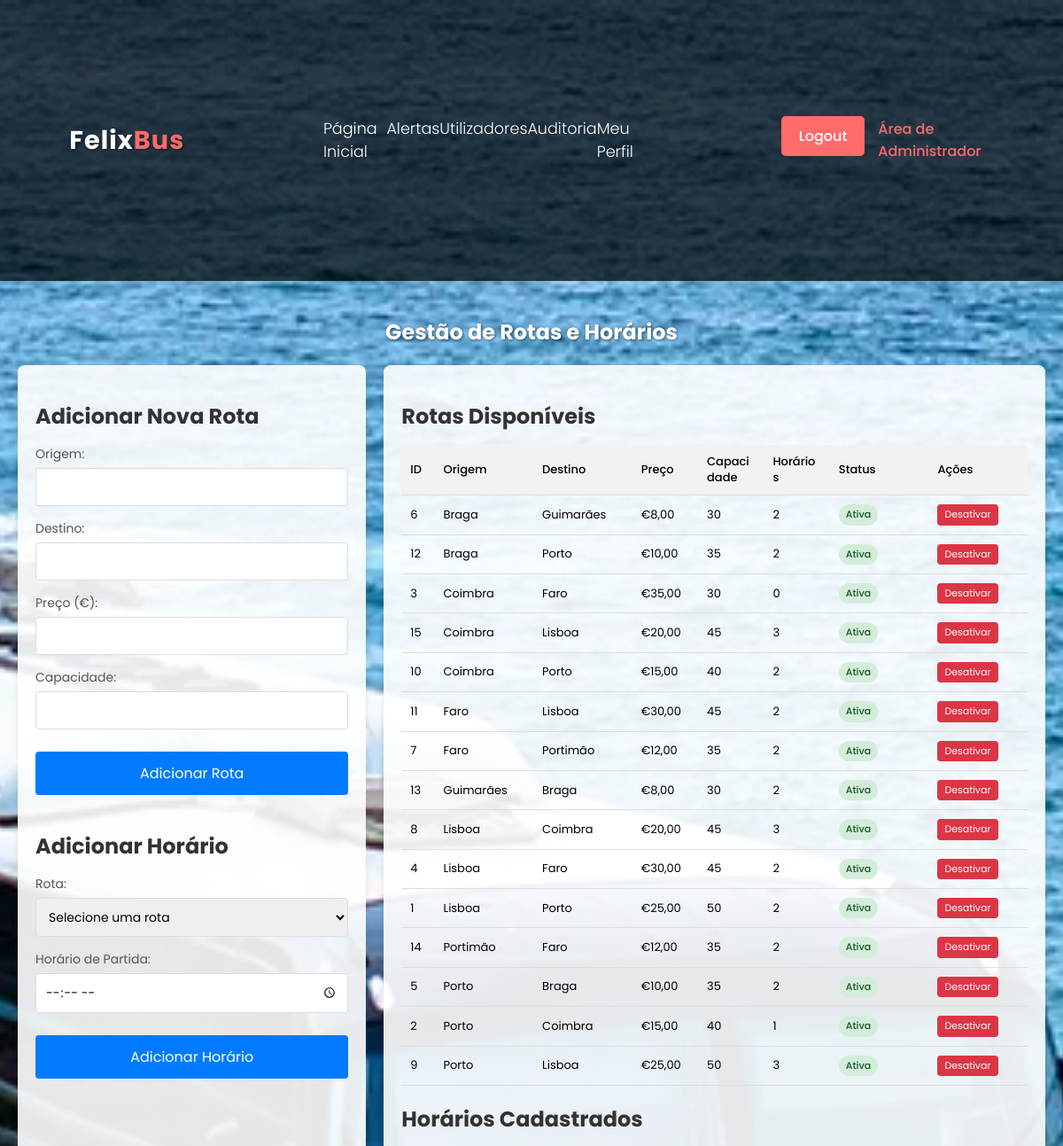
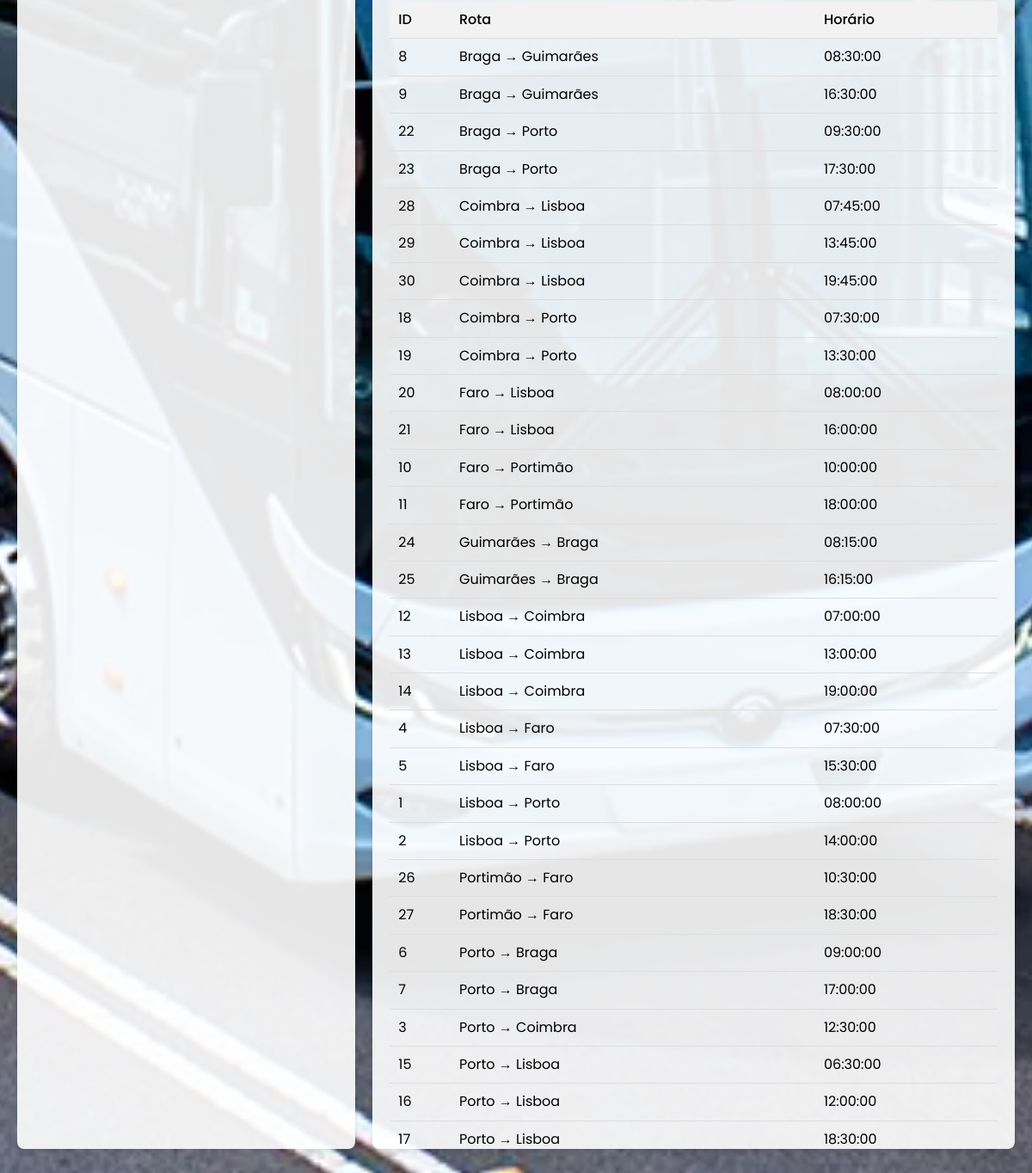
The app's page /paginas/gerir_rotas.php (signed in) with its own data (2 pictures, top to bottom).
### tables this page shows
CREATE TABLE rotas (
    id INT AUTO_INCREMENT PRIMARY KEY,
    origem VARCHAR(100) NOT NULL,
    destino VARCHAR(100) NOT NULL,
    preco DECIMAL(10,2) NOT NULL,
    capacidade INT NOT NULL,  
    disponivel INT NOT NULL DEFAULT 1  
);

CREATE TABLE horarios (
    id INT AUTO_INCREMENT PRIMARY KEY,
    id_rota INT NOT NULL,
    horario_partida TIME NOT NULL,  
    FOREIGN KEY (id_rota) REFERENCES rotas(id)
);

### paginas/gerir_rotas.php (the view, shortened to what this page needs)
<?php
$sql_rotas = "SELECT r.*,
              (SELECT COUNT(*) FROM horarios WHERE id_rota = r.id) as total_horarios
              FROM rotas r
              ORDER BY r.origem, r.destino";
$result_rotas = mysqli_query($conn, $sql_rotas);
$sql_horarios = "SELECT h.*, r.origem, r.destino
                FROM horarios h
                JOIN rotas r ON h.id_rota = r.id
                ORDER BY r.origem, r.destino, h.horario_partida";
$result_horarios = mysqli_query($conn, $sql_horarios);
?>
<!DOCTYPE html>
<html lang="pt">
<head>
    <link rel="stylesheet" href="gerir_rotas.css">
</head>
<body>
    <nav>
        <div class="logo">
            <h1>Felix<span>Bus</span></h1>
        </div>
        <div class="links">
            <div class="link"> <a href="pg_admin.php">Página Inicial</a></div>
            <div class="link"> <a href="gerir_alertas.php">Alertas</a></div>
            <div class="link"> <a href="gerir_utilizadores.php">Utilizadores</a></div>
            <div class="link"> <a href="auditoria_transacoes.php">Auditoria</a></div>
            <div class="link"> <a href="perfil_admin.php">Meu Perfil</a></div>
        </div>
        <div class="buttons">
            <div class="btn"><a href="logout.php"><button>Logout</button></a></div>
            <div class="btn-admin">Área de Administrador</div>
        </div>
    </nav>
    <section>
        <h1>Gestão de Rotas e Horários</h1>
        <div class="container">
            <div class="form-container">
                <h2>Adicionar Nova Rota</h2>
                <form method="post" action="gerir_rotas.php">
                    <div class="form-group">
                        <label for="origem">Origem:</label>
                        <input type="text" id="origem" name="origem" required>
                    </div>
                    <div class="form-group">
                        <label for="destino">Destino:</label>
                        <input type="text" id="destino" name="destino" required>
                    </div>
                    <div class="form-group">
                        <label for="preco">Preço (€):</label>
                        <input type="number" id="preco" name="preco" step="0.01" min="0.01" required>
                    </div>
                    <div class="form-group">
                        <label for="capacidade">Capacidade:</label>
                        <input type="number" id="capacidade" name="capacidade" min="1" required>
                    </div>
                    <button type="submit" name="adicionar_rota">Adicionar Rota</button>
                </form>
                <h2>Adicionar Horário</h2>
                <form method="post" action="gerir_rotas.php">
                    <div class="form-group">
                        <label for="id_rota">Rota:</label>
                        <select id="id_rota" name="id_rota" required>
                            <option value="">Selecione uma rota</option>
                            <?php
                            mysqli_data_seek($result_rotas, 0);
                            ?>
                        </select>
                    </div>
                    <div class="form-group">
                        <label for="horario_partida">Horário de Partida:</label>
                        <input type="time" id="horario_partida" name="horario_partida" required>
                    </div>
                    <button type="submit" name="adicionar_horario">Adicionar Horário</button>
                </form>
            </div>
            <div class="tables-container">
                <h2>Rotas Disponíveis</h2>
                <table class="rotas-table">
                    <thead>
                        <tr>
                            <th>ID</th>
                            <th>Origem</th>
                            <th>Destino</th>
                            <th>Preço</th>
                            <th>Capacidade</th>
                            <th>Horários</th>
                            <th>Status</th>
                            <th>Ações</th>
                        </tr>
                    </thead>
                    <tbody>
                        <?php
                        mysqli_data_seek($result_rotas, 0);
                        while ($rota = mysqli_fetch_assoc($result_rotas)):
                        ?>
                            <tr>
                                <td><?php echo $rota['id']; ?></td>
                                <td><?php echo htmlspecialchars($rota['origem']); ?></td>
                                <td><?php echo htmlspecialchars($rota['destino']); ?></td>
                                <td>€<?php echo number_format($rota['preco'], 2, ',', '.'); ?></td>
                                <td><?php echo $rota['capacidade']; ?></td>
                                <td><?php echo $rota['total_horarios']; ?></td>
                                <td>
                                    <span class="status-badge <?php echo $rota['disponivel'] ? 'active' : 'inactive'; ?>">
                                        <?php echo $rota['disponivel'] ? 'Ativa' : 'Inativa'; ?>
                                    </span>
                                </td>
                                <td>
                                    <?php if ($rota['disponivel']): ?>
                                        <a href="?toggle=0&id=<?php echo $rota['id']; ?>" class="action-btn deactivate">Desativar</a>
                                    <?php else: ?>
                                        <a href="?toggle=1&id=<?php echo $rota['id']; ?>" class="action-btn activate">Ativar</a>
                                    <?php endif; ?>
                                </td>
                            </tr>
                        <?php endwhile; ?>
                    </tbody>
                </table>
                <h2>Horários Cadastrados</h2>
                <table class="horarios-table">
                    <thead>
                        <tr>
                            <th>ID</th>
                            <th>Rota</th>
                            <th>Horário</th>
                        </tr>
                    </thead>
                    <tbody>
                        <?php while ($horario = mysqli_fetch_assoc($result_horarios)): ?>
                            <tr>
                                <td><?php echo $horario['id']; ?></td>
                                <td><?php echo htmlspecialchars($horario['origem'] . ' → ' . $horario['destino']); ?></td>
                                <td><?php echo $horario['horario_partida']; ?></td>
                            </tr>
                        <?php endwhile; ?>
                    </tbody>
                </table>
            </div>
        </div>
    </section>
</body>
</html>

### paginas/gerir_rotas.css (style rules this page uses)
* { padding: 0; margin: 0; font-family: 'Poppins', sans-serif; box-sizing: border-box; }
body { width: 100%; min-height: 100vh; background-image: url(fundo.png); background-position: center; background-repeat: no-repeat; background-size: cover; }
nav { width: 100%; height: 10vh; display: flex; justify-content: space-around; align-items: center; color: white; background: rgba(0, 0, 0, 0.7); box-shadow: 0 0 15px rgba(255, 255, 255, 0.3); }
.logo { cursor: pointer; text-decoration: none !important; }
.logo h1 { color: white; font-size: 1.8rem; letter-spacing: 1px; }
.logo span { color: #ff6b6b; }
.links { display: flex; justify-content: space-between; width: 30%; }
.link a { color: white; text-decoration: none; font-size: 1.1rem; font-weight: 300; transition: all 0.3s ease; }
.buttons { display: flex; justify-content: flex-end; gap: 15px; width: 20%; align-items: center; }
.btn { display: flex; align-items: center; }
.btn button { padding: 10px 20px; background: #ff6b6b; color: white; border: none; border-radius: 5px; font-size: 1rem; font-weight: 500; cursor: pointer; transition: all 0.3s ease; }
.btn-admin { color: #ff6b6b; font-weight: 500; display: flex; align-items: center; }
section { padding: 20px; max-width: 1200px; margin: 0 auto; }
h1 { text-align: center; margin: 20px 0; color: white; text-shadow: 1px 1px 3px rgba(0, 0, 0, 0.5); }
h2 { margin: 20px 0 15px; color: #333; }
.container { display: flex; flex-wrap: wrap; gap: 20px; }
.form-container { flex: 1; min-width: 300px; background-color: rgba(255, 255, 255, 0.9); padding: 20px; border-radius: 8px; box-shadow: 0 4px 6px rgba(0, 0, 0, 0.1); }
.tables-container { flex: 2; min-width: 600px; background-color: rgba(255, 255, 255, 0.9); padding: 20px; border-radius: 8px; box-shadow: 0 4px 6px rgba(0, 0, 0, 0.1); overflow-x: auto; max-width: 100%; max-height: 70vh; overflow-y: auto; }
.form-group { margin-bottom: 15px; }
label { display: block; margin-bottom: 5px; color: #555; font-size: 14px; }
input, select { width: 100%; padding: 10px; border: 1px solid #ddd; border-radius: 4px; font-size: 14px; }
button { width: 100%; padding: 12px; background-color: #007BFF; color: white; border: none; border-radius: 4px; cursor: pointer; font-size: 16px; margin-top: 10px; margin-bottom: 20px; }
.rotas-table, .horarios-table { width: 100%; border-collapse: collapse; margin-top: 10px; table-layout: fixed; }
.rotas-table th, .rotas-table td, .horarios-table th, .horarios-table td { padding: 10px; text-align: left; border-bottom: 1px solid #ddd; word-wrap: break-word; overflow: hidden; line-height: 1.4; }
.rotas-table { font-size: 13px; }
.rotas-table th, .horarios-table th { background-color: #f2f2f2; font-weight: 500; }
.rotas-table th { font-size: 13px; }
.rotas-table th:nth-child(1), .rotas-table td:nth-child(1) { width: 5%; }
.rotas-table th:nth-child(2), .rotas-table td:nth-child(2) { width: 15%; }
.rotas-table th:nth-child(3), .rotas-table td:nth-child(3) { width: 15%; }
.rotas-table th:nth-child(4), .rotas-table td:nth-child(4) { width: 10%; }
.rotas-table th:nth-child(5), .rotas-table td:nth-child(5) { width: 10%; }
.rotas-table th:nth-child(6), .rotas-table td:nth-child(6) { width: 10%; }
.rotas-table th:nth-child(7), .rotas-table td:nth-child(7) { width: 15%; }
.rotas-table th:nth-child(8), .rotas-table td:nth-child(8) { width: 15%; }
.horarios-table th:nth-child(1), .horarios-table td:nth-child(1) { width: 10%; }
.horarios-table th:nth-child(2), .horarios-table td:nth-child(2) { width: 60%; }
.horarios-table th:nth-child(3), .horarios-table td:nth-child(3) { width: 30%; }
.status-badge { display: inline-block; padding: 4px 8px; border-radius: 20px; font-size: 11px; font-weight: 500; }
.active { background-color: #d4edda; color: #155724; }
.action-btn { display: inline-block; padding: 4px 8px; border-radius: 4px; text-decoration: none; color: white; font-size: 11px; }
.deactivate { background-color: #dc3545; }

### records on screen
rotas: id "6", origem "Braga", destino "Guimarães", preco "8,00", capacidade "30", total_horarios "2", disponivel "Ativa"
rotas: id "12", origem "Braga", destino "Porto", preco "10,00", capacidade "35", total_horarios "2", disponivel "Ativa"
rotas: id "3", origem "Coimbra", destino "Faro", preco "35,00", capacidade "30", total_horarios "0", disponivel "Ativa"
rotas: id "15", origem "Coimbra", destino "Lisboa", preco "20,00", capacidade "45", total_horarios "3", disponivel "Ativa"
rotas: id "10", origem "Coimbra", destino "Porto", preco "15,00", capacidade "40", total_horarios "2", disponivel "Ativa"
rotas: id "11", origem "Faro", destino "Lisboa", preco "30,00", capacidade "45", total_horarios "2", disponivel "Ativa"
rotas: id "7", origem "Faro", destino "Portimão", preco "12,00", capacidade "35", total_horarios "2", disponivel "Ativa"
rotas: id "13", origem "Guimarães", destino "Braga", preco "8,00", capacidade "30", total_horarios "2", disponivel "Ativa"
rotas: id "8", origem "Lisboa", destino "Coimbra", preco "20,00", capacidade "45", total_horarios "3", disponivel "Ativa"
rotas: id "4", origem "Lisboa", destino "Faro", preco "30,00", capacidade "45", total_horarios "2", disponivel "Ativa"
rotas: id "1", origem "Lisboa", destino "Porto", preco "25,00", capacidade "50", total_horarios "2", disponivel "Ativa"
rotas: id "14", origem "Portimão", destino "Faro", preco "12,00", capacidade "35", total_horarios "2", disponivel "Ativa"
rotas: id "5", origem "Porto", destino "Braga", preco "10,00", capacidade "35", total_horarios "2", disponivel "Ativa"
rotas: id "2", origem "Porto", destino "Coimbra", preco "15,00", capacidade "40", total_horarios "1", disponivel "Ativa"
rotas: id "9", origem "Porto", destino "Lisboa", preco "25,00", capacidade "50", total_horarios "3", disponivel "Ativa"
horarios: id "8", id_rota.destino "Braga → Guimarães", horario_partida "08:30:00"
horarios: id "9", id_rota.destino "Braga → Guimarães", horario_partida "16:30:00"
horarios: id "22", id_rota.destino "Braga → Porto", horario_partida "09:30:00"
horarios: id "23", id_rota.destino "Braga → Porto", horario_partida "17:30:00"
horarios: id "28", id_rota.destino "Coimbra → Lisboa", horario_partida "07:45:00"
horarios: id "29", id_rota.destino "Coimbra → Lisboa", horario_partida "13:45:00"
horarios: id "30", id_rota.destino "Coimbra → Lisboa", horario_partida "19:45:00"
horarios: id "18", id_rota.destino "Coimbra → Porto", horario_partida "07:30:00"
horarios: id "19", id_rota.destino "Coimbra → Porto", horario_partida "13:30:00"
horarios: id "20", id_rota.destino "Faro → Lisboa", horario_partida "08:00:00"
horarios: id "21", id_rota.destino "Faro → Lisboa", horario_partida "16:00:00"
horarios: id "10", id_rota.destino "Faro → Portimão", horario_partida "10:00:00"
horarios: id "11", id_rota.destino "Faro → Portimão", horario_partida "18:00:00"
horarios: id "24", id_rota.destino "Guimarães → Braga", horario_partida "08:15:00"
horarios: id "25", id_rota.destino "Guimarães → Braga", horario_partida "16:15:00"
horarios: id "12", id_rota.destino "Lisboa → Coimbra", horario_partida "07:00:00"
horarios: id "13", id_rota.destino "Lisboa → Coimbra", horario_partida "13:00:00"
horarios: id "14", id_rota.destino "Lisboa → Coimbra", horario_partida "19:00:00"
horarios: id "4", id_rota.destino "Lisboa → Faro", horario_partida "07:30:00"
horarios: id "5", id_rota.destino "Lisboa → Faro", horario_partida "15:30:00"
horarios: id "1", id_rota.destino "Lisboa → Porto", horario_partida "08:00:00"
horarios: id "2", id_rota.destino "Lisboa → Porto", horario_partida "14:00:00"
horarios: id "26", id_rota.destino "Portimão → Faro", horario_partida "10:30:00"
horarios: id "27", id_rota.destino "Portimão → Faro", horario_partida "18:30:00"
horarios: id "6", id_rota.destino "Porto → Braga", horario_partida "09:00:00"
horarios: id "7", id_rota.destino "Porto → Braga", horario_partida "17:00:00"
horarios: id "3", id_rota.destino "Porto → Coimbra", horario_partida "12:30:00"
horarios: id "15", id_rota.destino "Porto → Lisboa", horario_partida "06:30:00"
horarios: id "16", id_rota.destino "Porto → Lisboa", horario_partida "12:00:00"
horarios: id "17", id_rota.destino "Porto → Lisboa", horario_partida "18:30:00"
